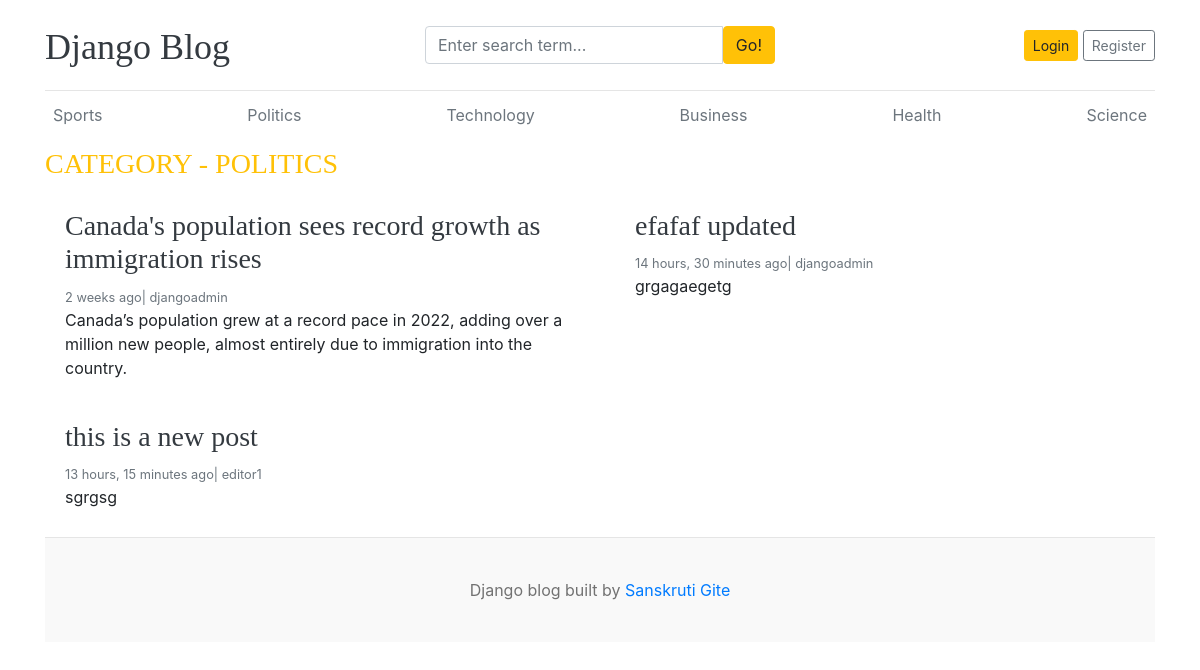
The page /category/2/ on the database as committed earlier.
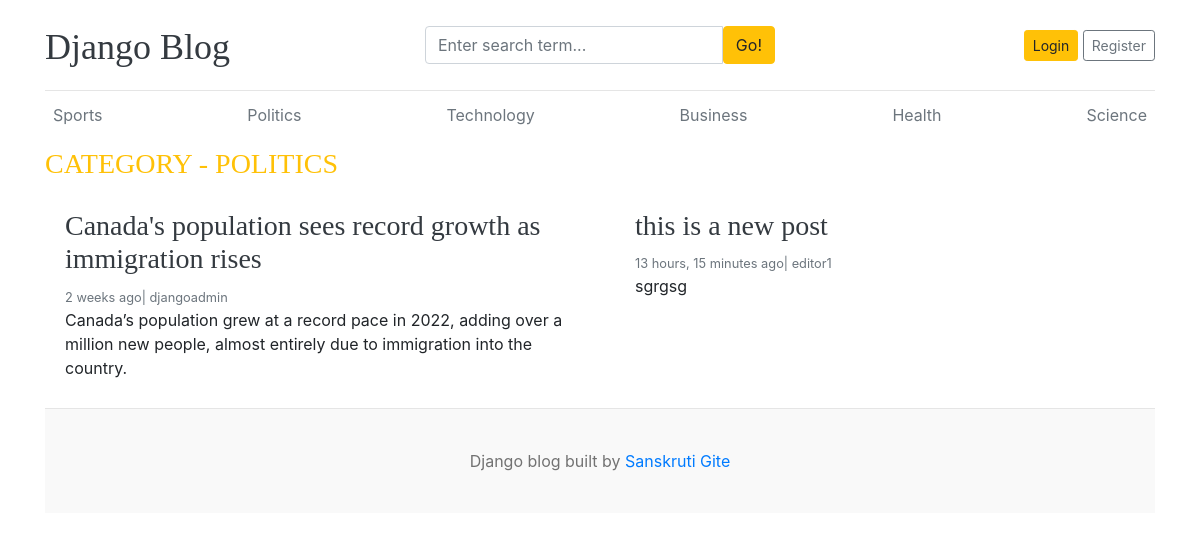
The same page on the database as committed later.
### blogs/models.py (models this page shows, shortened)
class Category(models.Model):
    category_name=models.CharField(max_length=50 , unique=True)
    created_at=models.DateTimeField(auto_now_add=True)
    updated_at=models.DateTimeField(auto_now=True)
    class Meta:
        verbose_name_plural ='categories'
    def __str__(self):
        return self.category_name

class Blog(models.Model):
    title=models.CharField(max_length=100)
    slug=models.SlugField(max_length=150,unique=True,blank=True)
    category=models.ForeignKey(Category, on_delete=models.CASCADE)
    author=models.ForeignKey(User,on_delete=models.CASCADE)
    featured_image=models.ImageField(upload_to='uploads/%Y/%m/%d')
    short_description=models.TextField(max_length=500)
    blog_body=models.TextField(max_length=2000)
    status=models.CharField(max_length=20,choices=STATUS_CHOICES,default="Draft")
    is_featured=models.BooleanField(default=False)
    created_at=models.DateTimeField(auto_now_add=True)
    updated_at=models.DateTimeField(auto_now=True)

### blogs/views.py (the view)
# urls.py: path('<int:category_id>/',views.posts_by_category,name='posts_by_category')
def posts_by_category(request,category_id):
    posts=Blog.objects.filter(status='Published',category_id = category_id)
    category=get_object_or_404(Category,id=category_id)   #this basically shows page not found to user and with this we r using 404.html file
    context={
        'posts':posts,
        'category':category,
    }
    return render(request,'posts_by_category.html',context)

### blogs/context_processors.py (called while the page is built)
def get_categories(request):
    categories=Category.objects.all()
    return dict(categories=categories)

def get_social_links(request):
    social_links =SocialLink.objects.all()
    return dict(social_links=social_links)

### templates/posts_by_category.html
{% extends 'base.html'%}
{% block content %}
    <h3 class="text-uppercase text-warning" style="letter_spacing: 2px;">Category - {{category}}</h3>
    <div class="row mb-2">
        {% if posts%}
        {% for post in posts %}
            <div class="col-md-6">
            <div class="card border-0" >
                <div class="card-body">
                <h3><a href="{% url 'blogs' post.slug%}" class='text-dark'>{{post.title}}</a></h3>
                <small class="mb-1 text-muted">{{post.created_at| timesince}} ago| {{post.author}}</small>
                <p class="card-text">{{post.short_description|truncatewords:25}}</p>
                </div>
            </div>
            </div>
        {% endfor %}
        {% else %}
        <p>No posts found</p>
        {% endif %}
    </div>
{%endblock%}

### templates/base.html (shortened to what this page needs)
    {%load static%}
    <!DOCTYPE html>
    <html lang="en">
    <head>
        <link href="https://getbootstrap.com/docs/4.0/dist/css/bootstrap.min.css" rel="stylesheet">
        <link href="{% static 'css/blog.css' %}" rel="stylesheet">
        <link rel="stylesheet" href="https://cdnjs.cloudflare.com/ajax/libs/font-awesome/4.7.0/css/font-awesome.min.css">
    </head>
    <body>
        <div class="container">
        <header class="blog-header py-3">
            <div class="row flex-nowrap justify-content-between align-items-center">
            <div class="col-4 pt-1">
                <a class="blog-header-logo text-dark" href="/">Django Blog</a>
            </div>
            <div class="col-md-4">
                <form action="{% url 'search' %}" method="GET">
                    <div class="input-group">
                <input class="form-control" type="text" name="keyword" value="{{ keyword }}" placeholder="Enter search term..." aria-label="Enter search term..." aria-describedby="button-search" />
                <button type="submit" class="btn btn-warning" id="button-search" type="button">Go!</button>
                    </div>
                </form>
            </div>
            <div class="col-md-4 d-flex justify-content-end align-items-center">
                {% if not user.is_authenticated %}
                <a class="btn btn-sm btn-warning" href="{% url 'login' %}">Login</a> &nbsp;
                <a class="btn btn-sm btn-outline-secondary" href="{% url 'register' %}">Register</a>
                {%else%}
                <span><a href="{% url 'dashboard' %}">Dashboard</a></span>
                &emsp;
                <span><a href="{%url 'logout'%}">Logout</a></span>
                {%endif%}
            </div>
            </div>
        </header>
        <div class="nav-scroller py-1 mb-2">
            <nav class="nav d-flex justify-content-between">
                {%for cat in categories%}
            <a class="p-2 text-muted" href="{% url 'posts_by_category' cat.id %}">{{cat.category_name}}</a>
            {%endfor%}
            </nav>
        </div>
{% block content%}
{%endblock%}
<footer class="blog-footer">
    <p>Django blog built by <a href="#">Sanskruti Gite</a></p>
    </footer>
    </body>
    </html>

Rows that differ between the two databases and show on the page:
removed Blog: title "efafaf updated", created_at "14 hours, 30 minutes", author "djangoadmin", short_description "grgagaegetg"
